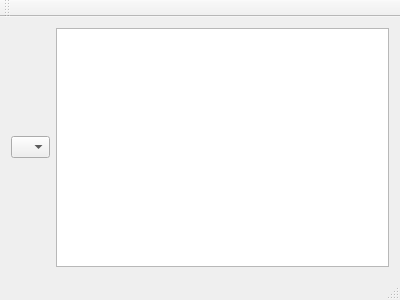
<?xml version="1.0" encoding="UTF-8"?>
<ui version="4.0">
 <class>MainWindow</class>
 <widget class="QMainWindow" name="MainWindow">
  <property name="geometry">
   <rect>
    <x>0</x>
    <y>0</y>
    <width>400</width>
    <height>300</height>
   </rect>
  </property>
  <property name="windowTitle">
   <string>MainWindow</string>
  </property>
  <widget class="QWidget" name="centralWidget">
   <layout class="QGridLayout" name="gridLayout">
    <item row="0" column="0">
     <widget class="QComboBox" name="comboBox">
      <property name="editable">
       <bool>false</bool>
      </property>
      <property name="currentIndex">
       <number>-1</number>
      </property>
      <item>
       <property name="text">
        <string>A</string>
       </property>
      </item>
      <item>
       <property name="text">
        <string>B</string>
       </property>
      </item>
      <item>
       <property name="text">
        <string>C</string>
       </property>
      </item>
      <item>
       <property name="text">
        <string>D</string>
       </property>
      </item>
     </widget>
    </item>
    <item row="0" column="1">
     <widget class="QListWidget" name="listWidget"/>
    </item>
   </layout>
  </widget>
  <widget class="QMenuBar" name="menuBar">
   <property name="geometry">
    <rect>
     <x>0</x>
     <y>0</y>
     <width>400</width>
     <height>21</height>
    </rect>
   </property>
  </widget>
  <widget class="QToolBar" name="mainToolBar">
   <attribute name="toolBarArea">
    <enum>TopToolBarArea</enum>
   </attribute>
   <attribute name="toolBarBreak">
    <bool>false</bool>
   </attribute>
  </widget>
  <widget class="QStatusBar" name="statusBar"/>
 </widget>
 <layoutdefault spacing="6" margin="11"/>
 <resources/>
 <connections/>
</ui>
